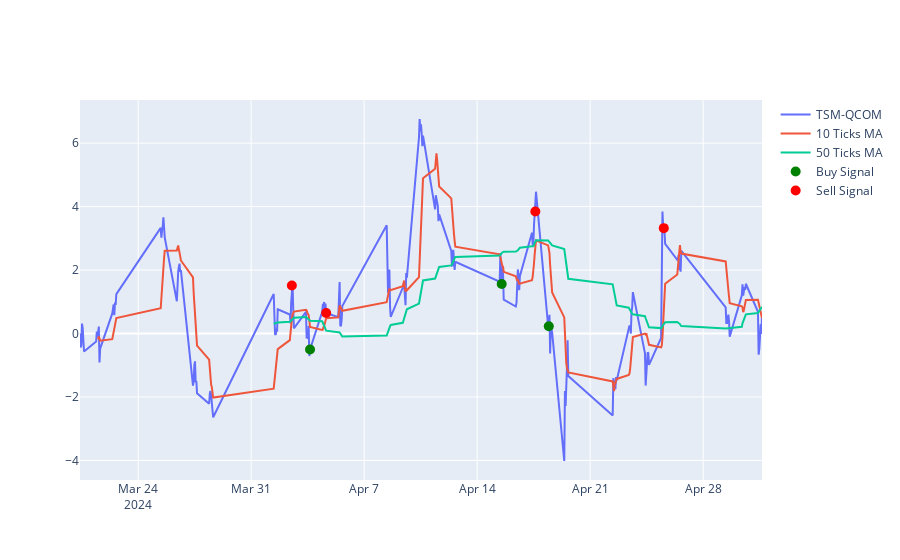

Notebook code cell kept with this figure:
### Code cell
tsm_qcom_dif['10T_MA'] = tsm_qcom_dif['Close'].rolling(window=10).mean()
tsm_qcom_dif['60T_MA'] = tsm_qcom_dif['Close'].rolling(window=60).mean()

tsm_qcom_dif['signal'] = np.where(tsm_qcom_dif['10T_MA'] > tsm_qcom_dif['60T_MA'], 1, 0)
tsm_qcom_dif['signal'] = tsm_qcom_dif['signal'].diff()

print(tsm_qcom_dif['signal'].value_counts())

# Plot the signals

fig = go.Figure()
fig.add_trace(go.Scatter(x=tsm_qcom_dif.index, y=tsm_qcom_dif['Close'], name='TSM-QCOM'))
fig.add_trace(go.Scatter(x=tsm_qcom_dif.index, y=tsm_qcom_dif.rolling(window=10).mean()['Close'], name='10 Ticks MA'))
fig.add_trace(go.Scatter(x=tsm_qcom_dif.index, y=tsm_qcom_dif.rolling(window=50).mean()['Close'], name='50 Ticks MA'))

buy_signals = tsm_qcom_dif[tsm_qcom_dif['signal'] == -1]
sell_signals = tsm_qcom_dif[tsm_qcom_dif['signal'] == 1]

fig.add_trace(go.Scatter(x=buy_signals.index, y=buy_signals['Close'], mode='markers', marker=dict(color='green', size=10), name='Buy Signal'))
fig.add_trace(go.Scatter(x=sell_signals.index, y=sell_signals['Close'], mode='markers', marker=dict(color='red', size=10), name='Sell Signal'))

 # -1 buy || 1 sell

tsm_data['signal'] = -tsm_qcom_dif['signal']
qcom_data['signal'] = tsm_qcom_dif['signal'] # opposite signal

fig.show()

# plot the profit and loss

tsm_data['buy_price'] = np.where(tsm_data['signal'] == -1, tsm_data['Close'], np.nan)
tsm_data['sell_price'] = np.where(tsm_data['signal'] == 1, tsm_data['Close'], np.nan)

qcom_data['buy_price'] = np.where(qcom_data['signal'] == -1, qcom_data['Close_NORM'], np.nan)
qcom_data['sell_price'] = np.where(qcom_data['signal'] == 1, qcom_data['Close_NORM'], np.nan)

tsm_profit = tsm_data['sell_price'].sum() - tsm_data['buy_price'].sum()
qcom_profit = qcom_data['sell_price'].sum() - qcom_data['buy_price'].sum()

print('TSMC Profit => ', tsm_profit)
print('QCOM Profit => ', qcom_profit)

pair_tsm_qcom_profit = tsm_profit + qcom_profit

print('Pair profit => ', pair_tsm_qcom_profit)

### Figure 1 — Plotly figure (JSON) as saved in the notebook; plotly's stock layout.template omitted (floating-point values rounded to 4 significant figures; data arrays with more than 128 entries replaced by an {"elided": "..."} marker saying what was removed)
{"data": [{"name": "TSM-QCOM", "type": "scatter", "x": {"elided": "210 str values"}, "y": {"elided": "210 float values"}}, {"name": "10 Ticks MA", "type": "scatter", "x": {"elided": "210 str values"}, "y": {"elided": "210 float values"}}, {"name": "50 Ticks MA", "type": "scatter", "x": {"elided": "210 str values"}, "y": {"elided": "210 float values"}}, {"marker": {"color": "green", "size": 10}, "mode": "markers", "name": "Buy Signal", "type": "scatter", "x": ["2024-04-03T15:30:00-04:00", "2024-04-15T12:30:00-04:00", "2024-04-18T10:30:00-04:00"], "y": [-0.5024, 1.561, 0.2308]}, {"marker": {"color": "red", "size": 10}, "mode": "markers", "name": "Sell Signal", "type": "scatter", "x": ["2024-04-02T12:30:00-04:00", "2024-04-04T15:30:00-04:00", "2024-04-17T14:30:00-04:00", "2024-04-25T13:30:00-04:00"], "y": [1.514, 0.6486, 3.847, 3.321]}], "layout": {}}
